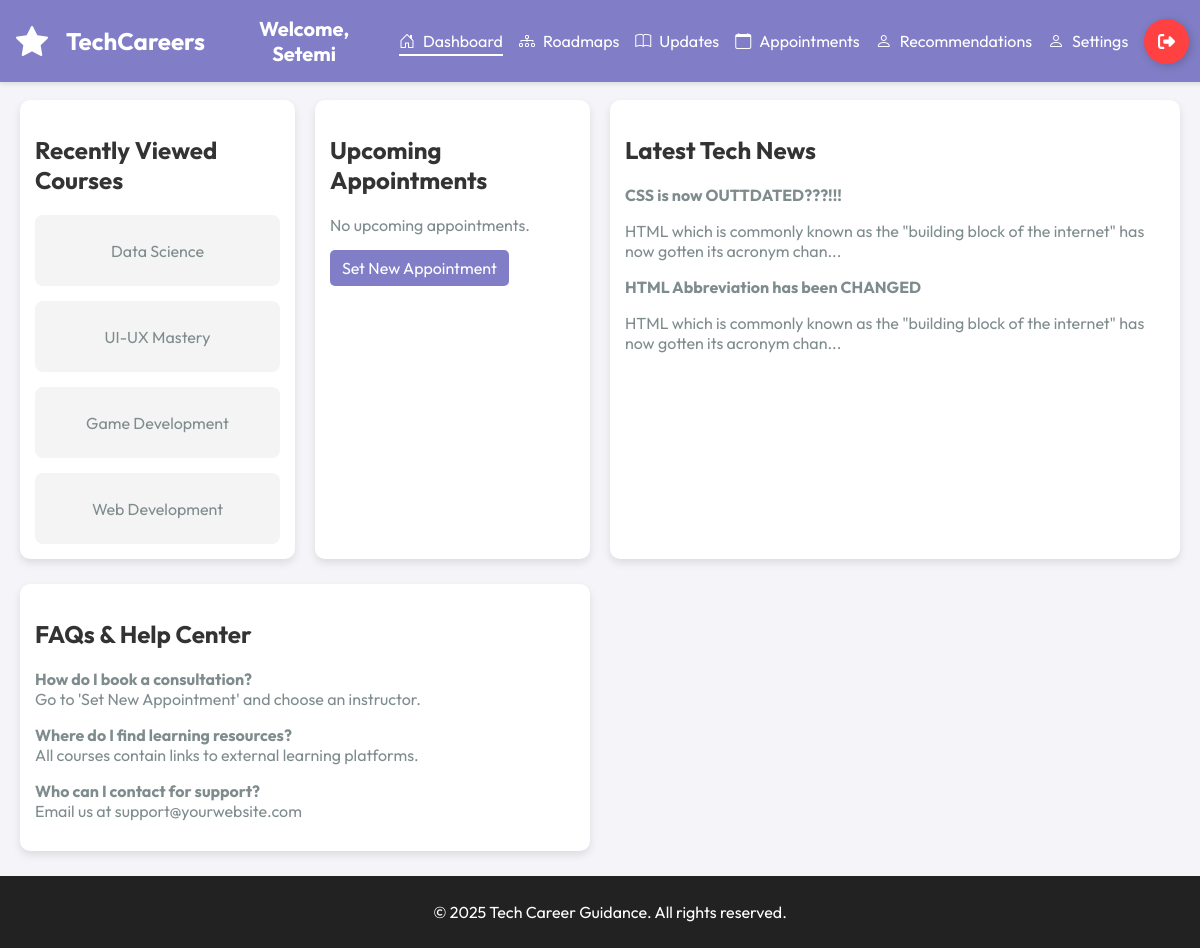
/Dashboard/main.php (signed in), run on the app's committed database.
### tables this page shows
CREATE TABLE `student` (
  `student_id` int(11) NOT NULL,
  `name` varchar(100) DEFAULT NULL,
  `age` int(11) DEFAULT NULL,
  `gender` varchar(10) DEFAULT NULL,
  `university_email` varchar(100) DEFAULT NULL,
  `phone` varchar(15) DEFAULT NULL,
  `password` varchar(255) NOT NULL,
  `role` varchar(11) NOT NULL
);

CREATE TABLE `courses` (
  `id` int(11) NOT NULL,
  `course_name` varchar(255) NOT NULL,
  `course_image` varchar(255) NOT NULL,
  `syllabus_pdf` varchar(255) DEFAULT NULL,
  `difficulty_level` enum('beginner','intermediate','advanced') DEFAULT NULL,
  `duration_hours` int(11) DEFAULT NULL,
  `provider` varchar(255) DEFAULT NULL,
  `description` text DEFAULT NULL,
  `rating` decimal(3,1) DEFAULT NULL,
  `learning_style` enum('visual','reading','interactive','combination') DEFAULT NULL,
  `career_path` enum('entry_level','career_switch','skill_enhancement','personal_projects','entrepreneurship') DEFAULT NULL
);

CREATE TABLE `news_updates` (
  `id` int(11) NOT NULL,
  `title` varchar(255) NOT NULL,
  `content` text NOT NULL,
  `image_path` varchar(255) NOT NULL,
  `created_at` timestamp NOT NULL DEFAULT current_timestamp()
);

### Dashboard/main.php (the view, shortened to what this page needs)
<?php
require_once '../LoginPage/conn.php';
$student_id = $_SESSION['student_id'];
$stmt = $conn->prepare("SELECT student_id, name, university_email FROM student WHERE student_id = ?");
$stmt->bind_param("i", $student_id);
$stmt->execute();
$result = $stmt->get_result();
if ($result->num_rows === 1) {
    $student = $result->fetch_assoc();
} else {
    session_destroy();
    header("Location: ../LoginPage/index.php?error=" . urlencode("Session expired. Please log in again."));
    exit();
}
?>
<!DOCTYPE html>
<html lang="en">
<head>
    <link rel="stylesheet" href="../css/userstyle.css">
</head>
<body>
    <?php include 'menu-bar.php'; ?>
    <div class="main-content">
        <div class="dashboard-container">
            <div class="cards">
                <div class="card">
                        <h2>Recently Viewed Courses</h2>
                        <div class="courses-grid">
                            <?php
                            $sql = "SELECT * FROM courses ORDER BY RAND() LIMIT 4";
                            $result = $conn->query($sql);
                            if ($result->num_rows > 0) {
                                while ($row = $result->fetch_assoc()) {
                                    echo "<div class='course-card'>
                                            <a href='roadmap.php?course_id=" . htmlspecialchars($row['id']) . "' style='text-decoration: none; color: inherit;'>
                                                <p>" . htmlspecialchars($row['course_name']) . "</p>
                                            </a>
                                        </div>";
                                }
                            } else {
                                echo "<p>No recent courses viewed.</p>";
                            }
                            ?>
                        </div>
                    </div>
                    <div class="card">
                        <h2>Upcoming Appointments</h2>
                        <?php
                            $sql = "SELECT a.appointment_time, i.name AS instructor_name
                                    FROM appointments a
                                    JOIN instructors i ON a.instructor_id = i.id
                                    WHERE a.student_id = ?
                                    ORDER BY a.appointment_time ASC
                                    LIMIT 1";
                            $stmt = $conn->prepare($sql);
                            $stmt->bind_param("i", $student_id);
                            $stmt->execute();
                            $result = $stmt->get_result();
                            if ($result->num_rows > 0) {
                                $row = $result->fetch_assoc();
                                echo "<p>With: " . htmlspecialchars($row['instructor_name']) . "</p>";
                                echo "<p>Date: " . htmlspecialchars($row['appointment_time']) . "</p>";
                            } else {
                                echo "<p>No upcoming appointments.</p>";
                            }
                        ?>
                        <a href="set_appointment.php" class="appointment-btn">Set New Appointment</a>
                    </div>
                </div>
                <div class="card">
                    <h2>Latest Tech News</h2>
                    <?php
                    $sql = "SELECT * FROM news_updates ORDER BY created_at DESC LIMIT 3";
                    $result = $conn->query($sql);
                    if ($result->num_rows > 0) {
                        while ($row = $result->fetch_assoc()) {
                            echo "<p><strong>" . htmlspecialchars($row['title']) . "</strong></p>";
                            echo "<p>" . htmlspecialchars(substr($row['content'], 0, 100)) . "...</p>";
                        }
                    } else {
                        echo "<p>No tech news available.</p>";
                    }
                    ?>
                </div>
                <div class="card">
                    <h2>FAQs & Help Center</h2>
                    <p><strong>How do I book a consultation?</strong><br>Go to 'Set New Appointment' and choose an instructor.</p>
                    <p><strong>Where do I find learning resources?</strong><br>All courses contain links to external learning platforms.</p>
                    <p><strong>Who can I contact for support?</strong><br>Email us at support@yourwebsite.com</p>
                </div>
            <div>
        </div>
        </div>
        <footer class="footer">
            <p>&copy; 2025 Tech Career Guidance. All rights reserved.</p>
        </footer>
    </div>
</body>
</html>

### Dashboard/menu-bar.php (shortened to what this page needs)
<link rel="stylesheet" href="https://cdn.jsdelivr.net/npm/bootstrap-icons@1.11.3/font/bootstrap-icons.min.css">
<link rel="stylesheet" href="https://cdnjs.cloudflare.com/ajax/libs/font-awesome/6.4.0/css/all.min.css">
</head>
<body>
    <header class="header">
        <div class="header-container">
            <div class="header-left">
                <a href="main.php" class="brand-logo">
                    <i class="bi bi-star-fill"></i>
                    <span>TechCareers</span>
                </a>
            </div>
            <div>
                <h2>Welcome, <?php echo isset($student['name']) ? htmlspecialchars($student['name']) : 'Guest'; ?></h2>
            </div>
            <div>
            <nav>
                <div class="nav-links">
                    <a href="main.php" class="nav-link <?php echo basename($_SERVER['PHP_SELF']) == 'main.php' ? 'active' : '' ?>">
                        <i class="bi bi-house-door"></i>Dashboard
                    </a>
                    <a href="paths.php" class="nav-link <?php echo basename($_SERVER['PHP_SELF']) == 'paths.php' ? 'active' : '' ?>">
                        <i class="bi bi-diagram-3"></i>Roadmaps
                    </a>
                    <a href="updates.php" class="nav-link <?php echo basename($_SERVER['PHP_SELF']) == 'updates.php' ? 'active' : '' ?>">
                        <i class="bi bi-book"></i>Updates
                    </a>
                    <a href="appointments.php" class="nav-link <?php echo basename($_SERVER['PHP_SELF']) == 'appointments.php' ? 'active' : '' ?>">
                        <i class="bi bi-calendar"></i>Appointments
                    </a>
                    <a href="recommendations.php" class="nav-link <?php echo basename($_SERVER['PHP_SELF']) == 'recommendations.php' ? 'active' : '' ?>">
                        <i class="bi bi-person"></i>Recommendations
                    </a>
                    <a href="profile.php" class="nav-link <?php echo basename($_SERVER['PHP_SELF']) == 'profile.php' ? 'active' : '' ?>">
                        <i class="bi bi-person"></i>Settings
                    </a>
                </div>
            </nav>
            </div>
            <div style="width: 7.5%" class="logout-main">
                <a href="logout.php">
                    <button class="Btn" href="logout.php">
                        <div class="sign"></div>
                    </button>
                </a>
            </div>
        </div>
    </header>

### css/userstyle.css (style rules this page uses)
body { margin: 0; font-family: "Outfit", serif; background-color: #f4f4f9; color: #333; display: flex; flex-direction: column; height: 100vh; overflow: hidden; }
a { text-decoration: none; }
.header-left { display: flex; align-items: center; gap: 20px; flex-wrap: wrap; }
.brand-logo { display: flex; align-items: center; gap: 10px; color: white; font-size: 1.2rem; font-weight: bold; margin-right: 20px; }
.header h2 { margin: 0; font-size: 1.25rem; }
.cards { display: grid; grid-template-columns: repeat(4, minmax(250px, 1fr)); gap: 20px; }
.card p { color: #7f8c8d; margin-bottom: 15px; }
.Btn { display: flex; align-items: center; justify-content: flex-start; width: 45px; height: 45px; border: none; border-radius: 50%; cursor: pointer; position: relative; overflow: hidden; transition-duration: .3s; box-shadow: 2px 2px 10px rgba(0, 0, 0, 0.199); background-color: rgb(255, 65, 65); }
.sign { width: 100%; transition-duration: .3s; display: flex; align-items: center; justify-content: center; }
.sign svg { width: 17px; }

### Dashboard/main.php (style rules this page uses)
.main-content { padding: 0; margin: 0; margin-top: 70px; overflow-x: hidden; }
.dashboard-container { display: grid; grid-template-columns: 1fr 1fr; gap: 20px; padding: 20px; }
.cards { display: grid; grid-template-columns: 1fr 1fr; gap: 20px; }
.card { background: #fff; padding: 15px; border-radius: 10px; box-shadow: 0px 4px 8px rgba(0, 0, 0, 0.1); margin-bottom: 5px; }
.courses-grid { display: grid; grid-template-columns: repeat(auto-fit, minmax(200px, 1fr)); gap: 15px; }
.course-card { background: #f4f4f4; padding: 10px; border-radius: 8px; text-align: center; }
.appointment-btn { background-color: #817ec7; color: white; border: none; padding: 8px 12px; cursor: pointer; text-decoration: none; display: inline-block; border-radius: 5px; }
.footer { background: #222; color: white; text-align: center; padding: 10px; width: 100%; }

### Dashboard/menu-bar.php (style rules this page uses)
:root { --primary: #817ec7; --white: #ffffff; --dark: #333333; --transition: all 0.3s ease; }
.main-content { flex-grow: 1; padding: 20px; overflow-y: auto; }
header { background: white; padding: 15px; box-shadow: 0px 2px 5px rgba(0, 0, 0, 0.1); margin-bottom: 20px; text-align: center; }
.header-container h2 { color: var(--white); }
.main-content { padding: 0; margin: 0; margin-top: 80px; overflow-x: hidden; }
.header { background-color: var(--primary); padding: 1rem; box-shadow: 0 2px 5px rgba(0, 0, 0, 0.1); position: fixed; width: 100%; }
.header-container { display: flex; justify-content: space-around; align-items: center; max-width: 100%; margin: 0 auto; gap: 1rem; }
.brand-logo { display: flex; align-items: center; color: var(--white); text-decoration: none; }
.brand-logo i { margin-right: 0.5rem; font-size: 2rem; }
.brand-logo span { font-weight: bold; font-size: 1.5rem; }
.nav-links { display: flex; align-items: center; }
.nav-link { color: var(--white); text-decoration: none; margin-left: 1.5rem; position: relative; display: flex; align-items: center; transition: var(--transition); }
.nav-link i { margin-right: 0.5rem; }
.nav-link::after { content: ''; position: absolute; bottom: -5px; left: 0; width: 0; height: 2px; background-color: var(--white); transition: var(--transition); }
.nav-link:hover::after, .nav-link.active::after { width: 100%; }
.Btn { display: flex; align-items: center; justify-content: flex-start; width: 45px; height: 45px; border: none; border-radius: 50%; cursor: pointer; position: relative; overflow: hidden; transition-duration: .3s; box-shadow: 2px 2px 10px rgba(0, 0, 0, 0.199); background-color: rgb(255, 65, 65); }
.sign { width: 100%; transition-duration: .3s; display: flex; align-items: center; justify-content: center; }
.sign svg { width: 17px; }
@media screen and (max-width: 1300px) { .nav-link { margin-left: 1rem; } }

### data on the page
student: name "Setemi"
courses: course_name "Data Science"
courses: course_name "UI-UX Mastery"
courses: course_name "Game Development"
courses: course_name "Web Development"
news_updates: title "CSS is now OUTTDATED???!!!", content "HTML which is commonly known as the \"building block of the internet\" has now gotten its acronym chan"
news_updates: title "HTML Abbreviation has been CHANGED", content "HTML which is commonly known as the \"building block of the internet\" has now gotten its acronym chan"
